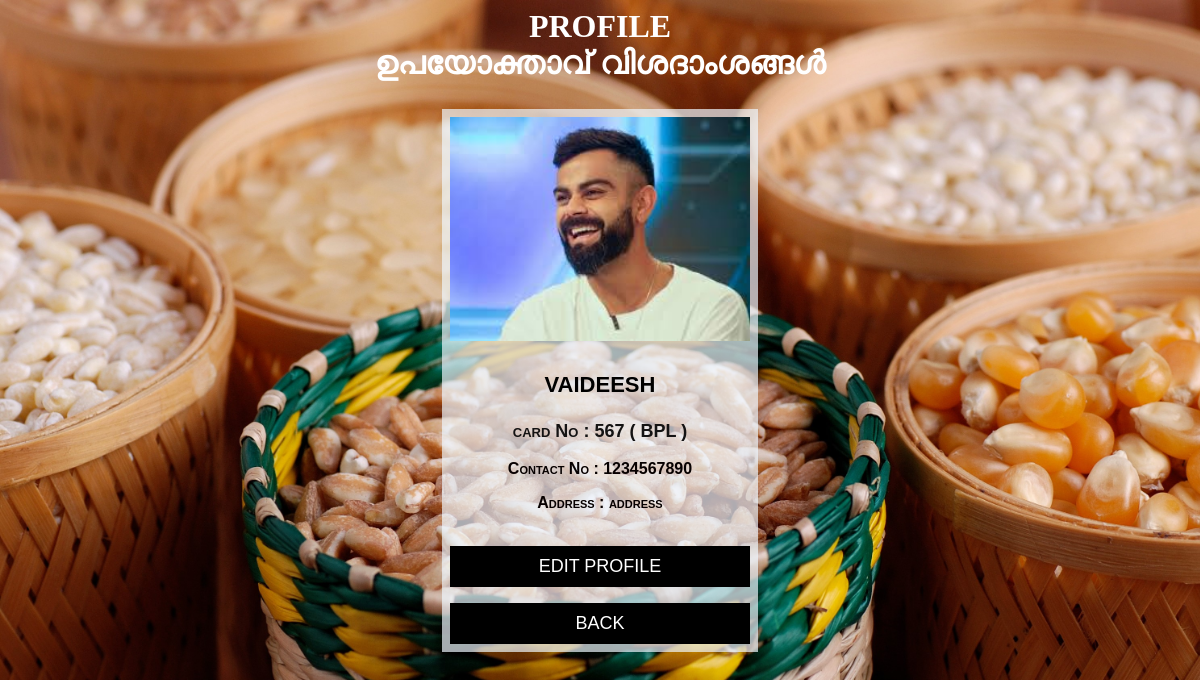
The page /user_profile/ (signed in) on the database its author committed.
### ration_app/models.py (models this page shows)
class reg(models.Model):
    fullname = models.CharField(max_length=20)
    address = models.CharField(max_length=20)
    contact = models.IntegerField()
    cardno = models.CharField(max_length=12)
    card = models.CharField(max_length=12)
    password = models.CharField(max_length=20)
    image = models.ImageField()

### ration_app/views.py (the view)
# urls.py: path('user_profile/',views.user_profile,name='user_profile'),
def user_profile(request):
   c = request.session['us']
   cr = reg.objects.get(cardno=c)
   pfname = cr.fullname
   paddress = cr.address
   pcontact = cr.contact
   pcardno = cr.cardno
   pcard = cr.card
   pimage = cr.image
   return render(request,'user_profile.html',{'name':pfname,'address':paddress,'contact':pcontact,'cardno':pcardno,'card':pcard,'image':pimage})

### ration_app/templates/user_profile.html (shortened to what this page needs)
{% load static %}
<html>
    <head>
      </head>
   <body>
        <h2 style="text-align:center">PROFILE<br>ഉപയോക്താവ് വിശദാംശങ്ങൾ</h2>
        <div class="card">
          <img src="/media/{{image}}"  style="width:100%">
          <h1>{{name}}</h1><b>
          <p class="title">card No : {{cardno}} ( {{card}} )</p>
          <p>Contact No : {{contact}}</p>
          <p>Address : {{address}}</p></b>
          <br>
          <form action="/edit_profile" method="POST">
            <input type="submit" value="EDIT PROFILE">
          </form>
          <button><a href="/user_home">BACK</a></button>
        </div>
   </body>
</html>

### rows shown on the page
reg: image (picture), fullname "vaideesh", cardno "567", card "BPL", address "address"

### other values the page prints
{{ contact }} "1234567890"
